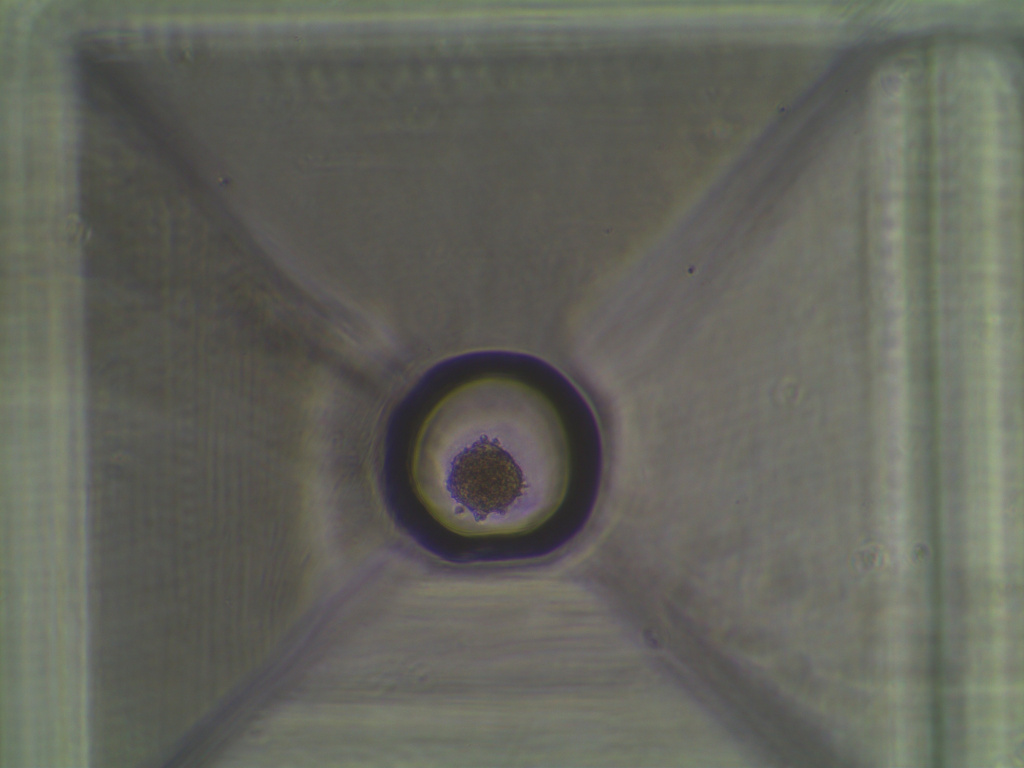
#> input picture sample/a_d1.jpg, 2048 x 1536 px (shown at 1/2 size)
$ python -i spherofilm.py   (imports and definitions only)   (older library calls are emulated)
#> lines starting #> are read from the running program, lines starting #| are printed output that depends on the picture; after the words box and inside, x2 and y2 are one past the last pixel; in counts of white or black regions, pixels touching at a corner belong together
# PACKAGE IMPORTATION
import numpy as np
import pandas as pd
import os
import re
import matplotlib.pyplot as plt
from scipy.ndimage import distance_transform_edt as dt
from scipy.ndimage import binary_fill_holes as bfh
from skimage import io
from skimage.measure import label,regionprops
from skimage.morphology import disk,binary_closing,remove_small_holes,remove_small_objects,watershed
from skimage.morphology._flood_fill import flood_fill
from skimage.segmentation import clear_border
from skimage.feature import peak_local_max
from skimage.color import rgb2gray
from skimage.filters import sobel,threshold_local
from tqdm import tqdm


# PROCESS PREPARATION
# Variables and functions definition
data = {}
circle_mask = np.pad(disk(165), ((20, 20),(20, 20)), 'constant', constant_values=0)

def normal_hist(array):
    '''Normalise the greyscale intensity of the image.'''
    normalized=(array - array.min())/(array.max()-array.min())
    return np.round(normalized*255).astype('int')


def region_max_area(labeled):
    '''Returns the region with the maximum area from the labeled image.'''
    regions=regionprops(labeled)
    regions_areas = [region.area for region in regions]
    region_index = regions_areas.index(max(regions_areas))
    region = regions[region_index]
    return (region_index,region)

def remove_border(array):
    distance = dt(array)
    local_maxi = peak_local_max(distance, indices=False, footprint=np.ones((3, 3)),labels=array)
    markers = label(local_maxi)
    labels = watershed(-distance, markers, mask=array)
    im_cleared = remove_small_objects(clear_border(labels,buffer_size=5,bgval=0)*circle_mask != 0,min_size=64)
    return im_cleared

def spheroid_select(array):
    im_cleared_labeled = label(array)
    region_index,region=region_max_area(im_cleared_labeled)
    im_final = binary_closing(im_cleared_labeled == region_index+1,selem=disk(4))
    return im_final

def im_proc(filename):
    '''Main function of the image processing.'''
#> called with filename = 'sample/a_d1.jpg'
    # Image reading and greyscale conversion
    im = 1 - rgb2gray(io.imread(filename))
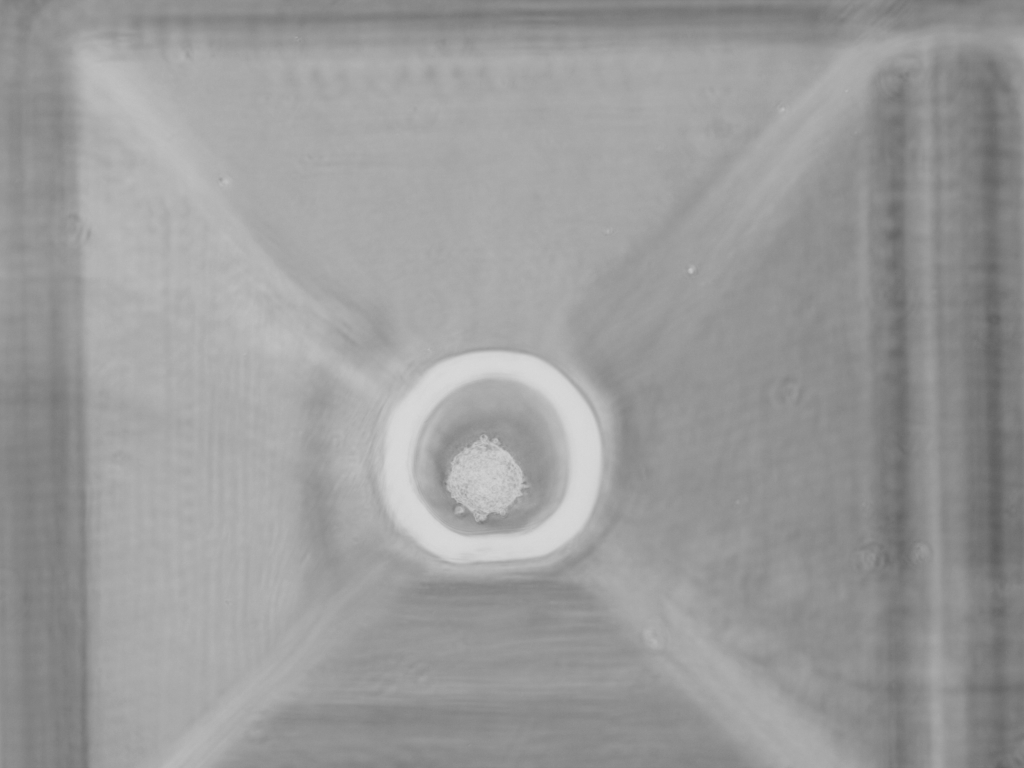
#> im: shape (1536, 2048) float64 (shown at 1/2 size); min 0.353, max 0.858, mean 0.609

    # Image greyscale normalisation
    im_n = normal_hist(im)[:,256:1792]
#> in normal_hist, `normalized=(array - array.min())/(array.max()-array.min())`:
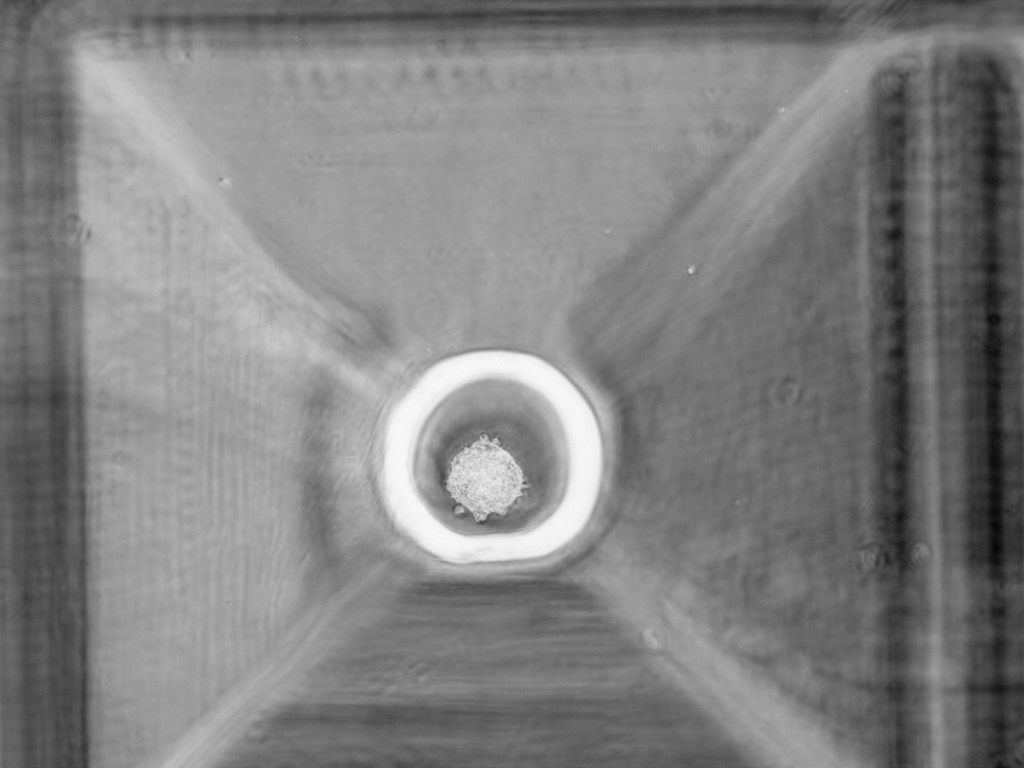
#> normalized: shape (1536, 2048) float64 (shown at 1/2 size); min 0, max 1, mean 0.507
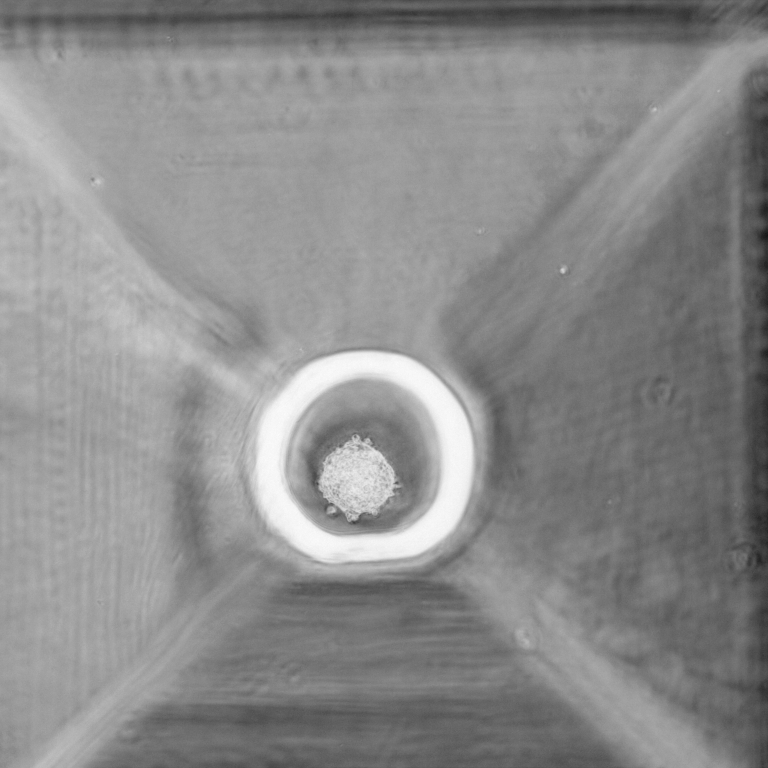
#> im_n: shape (1536, 1536) int64 (shown at 1/2 size); min 19, max 255, mean 139.3

    # Center detection
    im_filled = bfh(sobel(im_n >= 216))
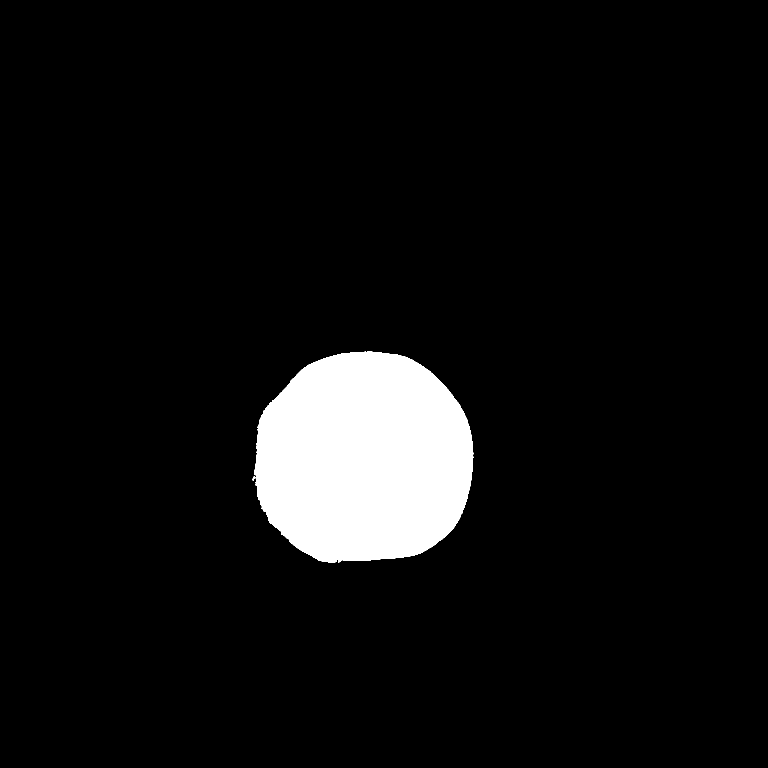
#> im_filled: shape (1536, 1536) bool (shown at 1/2 size); 6.3% white; 2 white regions
    im_labeled = label(im_filled)
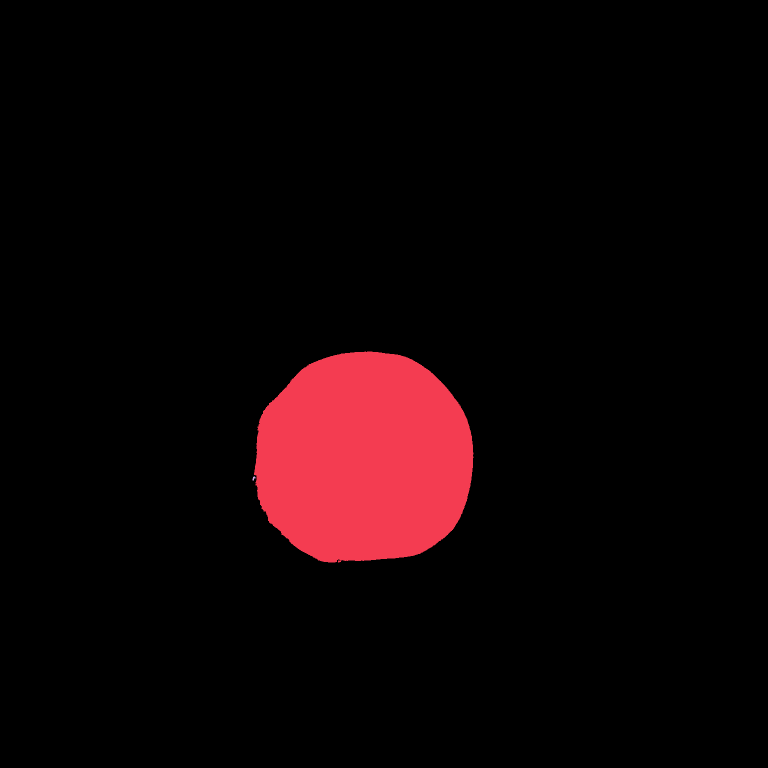
#> im_labeled: shape (1536, 1536) int32 (shown at 1/2 size); 3 distinct labels, from 0 to 2; one colour per label, 0 black
    center = region_max_area(im_labeled)[1].centroid
#> in region_max_area, `regions=regionprops(labeled)`: regions = 2 regions; box (x1, y1, x2, y2) and area: (508, 703, 947, 1125) 149453, (505, 953, 511, 961) 30
#> in region_max_area, `regions_areas = [region.area for region in regions]`: regions_areas = [149453, 30]
#> in region_max_area, `region_index = regions_areas.index(max(regions_areas))`: region_index = 0
#> center = (917.2, 727.7)
    r,c=np.round(center).astype('int')
#> r = 917; c = 728

    # Image cropping
    im_center = im_n[r - 185:r + 186, c - 185:c + 186]
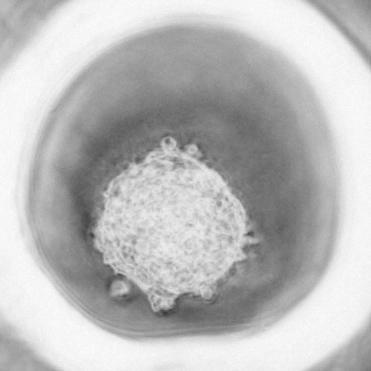
#> im_center: shape (371, 371) int64; min 57, max 254, mean 187.2

    # Gaussian thresholding
    im_gauss = im_center >= threshold_local(im_center, 21, method='gaussian', param=100,offset=0)
#> im_gauss: shape (371, 371) bool; 50.2% white; 86 black regions (69 under 20 px), largest, box (x1, y1, x2, y2) and area: (27, 25, 337, 340) 60466, (0, 0, 68, 65) 2189, (305, 0, 371, 69) 2086

    # Artifacts removal
    im_gauss=remove_small_objects(im_gauss, min_size=64)
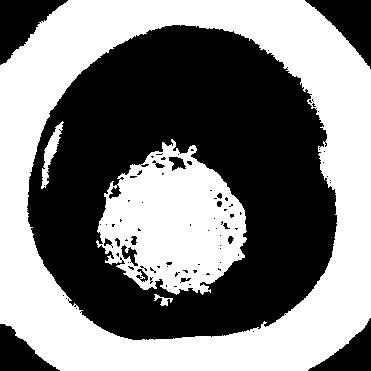
#> im_gauss: shape (371, 371) bool; 50% white; 4 white regions, box (x1, y1, x2, y2) and area: (0, 0, 371, 371) 53393, (96, 139, 247, 295) 14825, (41, 121, 64, 189) 486, (154, 294, 173, 306) 93
#> (the run stopped early here; a loop or call above may not have finished)

$ run again, on sample/a_d6.jpg
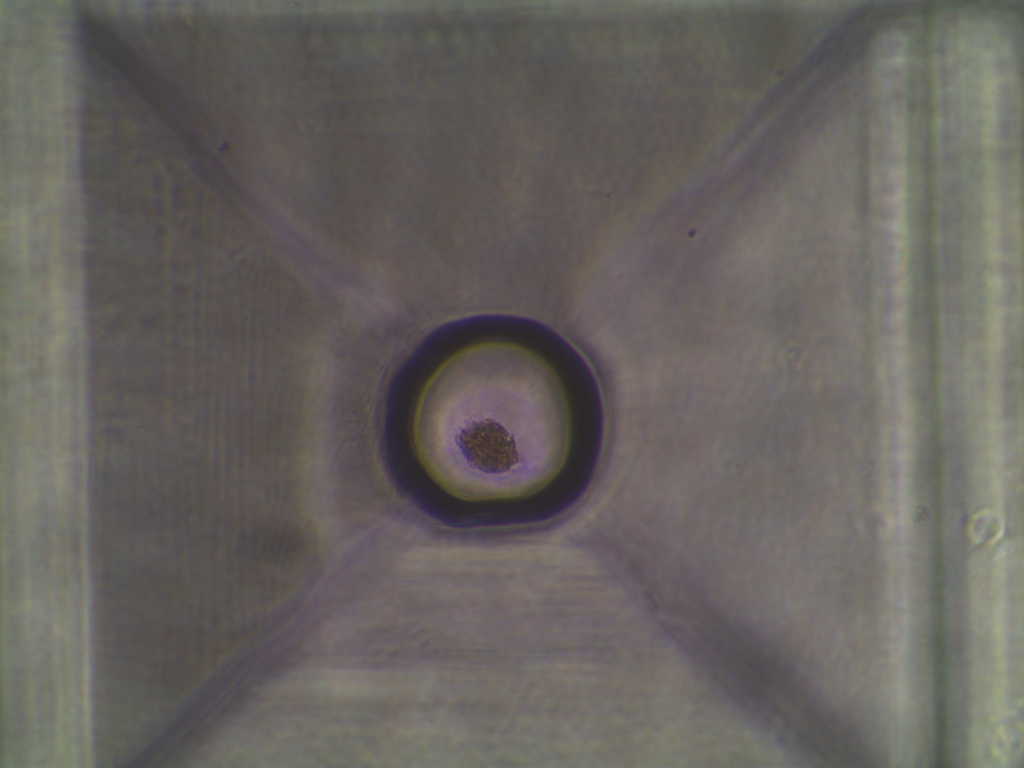
#> input picture sample/a_d6.jpg, 2048 x 1536 px (shown at 1/2 size)
#> im_filled: shape (1536, 1536) bool; 6.5% white; 4 white regions (2 under 20 px)
#> in im_proc, `im_labeled = label(im_filled)`:
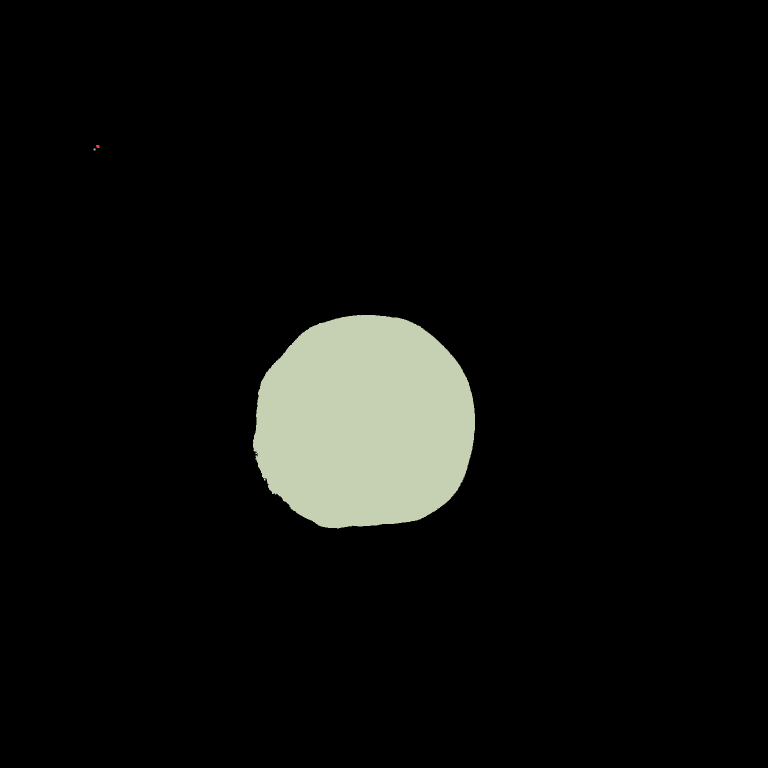
#> im_labeled: shape (1536, 1536) int32 (shown at 1/2 size); 5 distinct labels, from 0 to 4; one colour per label, 0 black
#> regions = 4 regions; box (x1, y1, x2, y2) and area: (506, 630, 950, 1057) 152413, (192, 290, 199, 296) 37, (187, 297, 191, 301) 15, (528, 958, 531, 961) 9
#> regions_areas = [37, 15, 152413, 9]
#> region_index = 2
#> center = (846.2, 729.2)
#> r = 846; c = 729
#> in im_proc, `im_gauss=remove_small_objects(im_gauss, min_size=64)`:
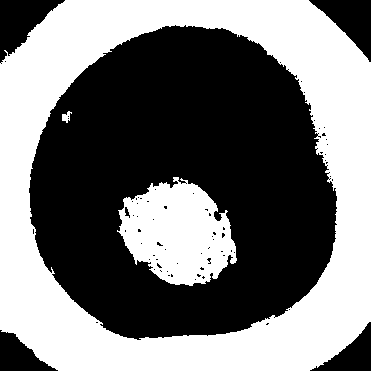
#> im_gauss: shape (371, 371) bool; 46.5% white; 3 white regions, box (x1, y1, x2, y2) and area: (0, 0, 371, 371) 55329, (117, 177, 237, 286) 8673, (62, 111, 72, 123) 67

$ run again, on sample/a_d7.jpg
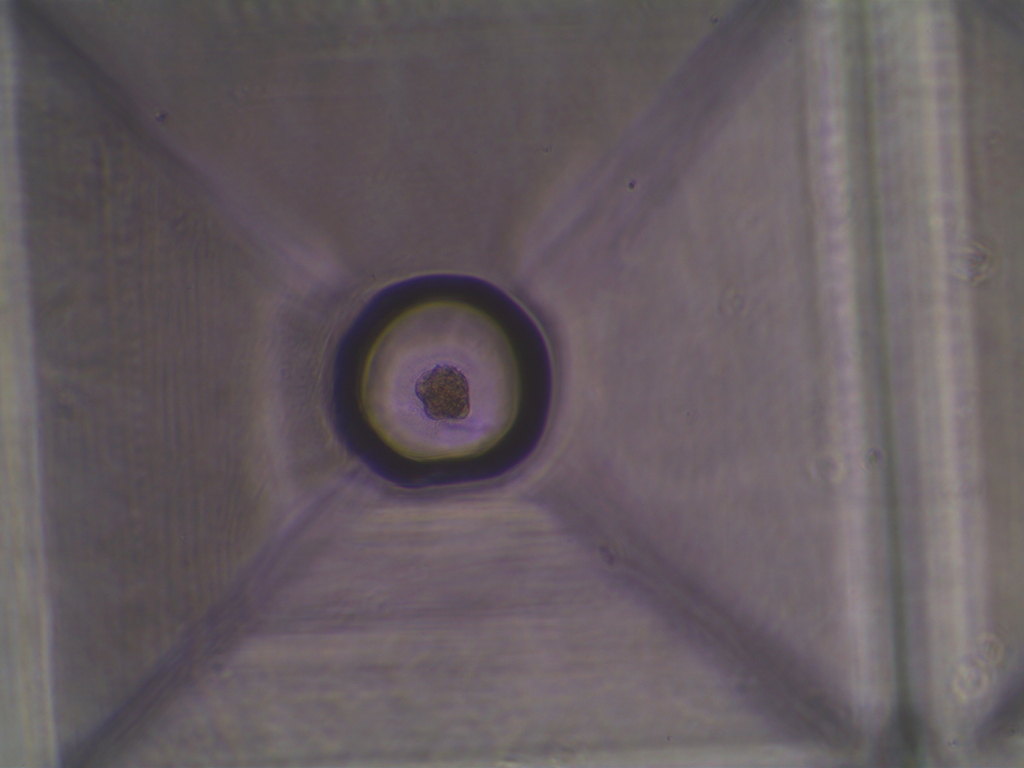
#> input picture sample/a_d7.jpg, 2048 x 1536 px (shown at 1/2 size)
#> in im_proc, `im_filled = bfh(sobel(im_n >= 216))`:
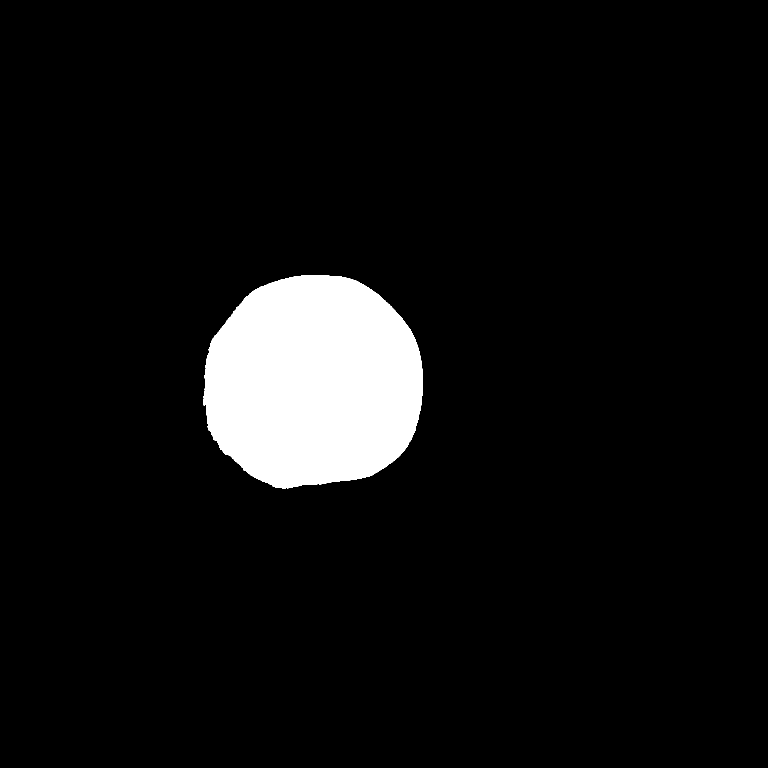
#> im_filled: shape (1536, 1536) bool (shown at 1/2 size); 6.4% white; 1 white region, box (x1, y1, x2, y2) and area: (406, 550, 846, 977) 150164
#> im_labeled: shape (1536, 1536) int32; values 0 (black) and 1 (white), 6.4% white; 1 white region
#> regions = 1 regions; box (x1, y1, x2, y2) and area: (406, 550, 846, 977) 150164
#> regions_areas = [150164]
#> region_index = 0
#> center = (764.9, 626.5)
#> r = 765; c = 627
#> in im_proc, `im_gauss=remove_small_objects(im_gauss, min_size=64)`:
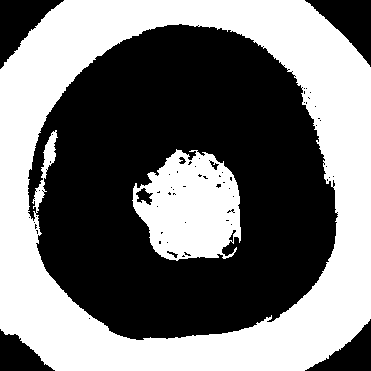
#> im_gauss: shape (371, 371) bool; 46.3% white; 2 white regions, box (x1, y1, x2, y2) and area: (0, 0, 371, 371) 55121, (132, 149, 241, 261) 8578

$ run again, on sample/a_d8.jpg
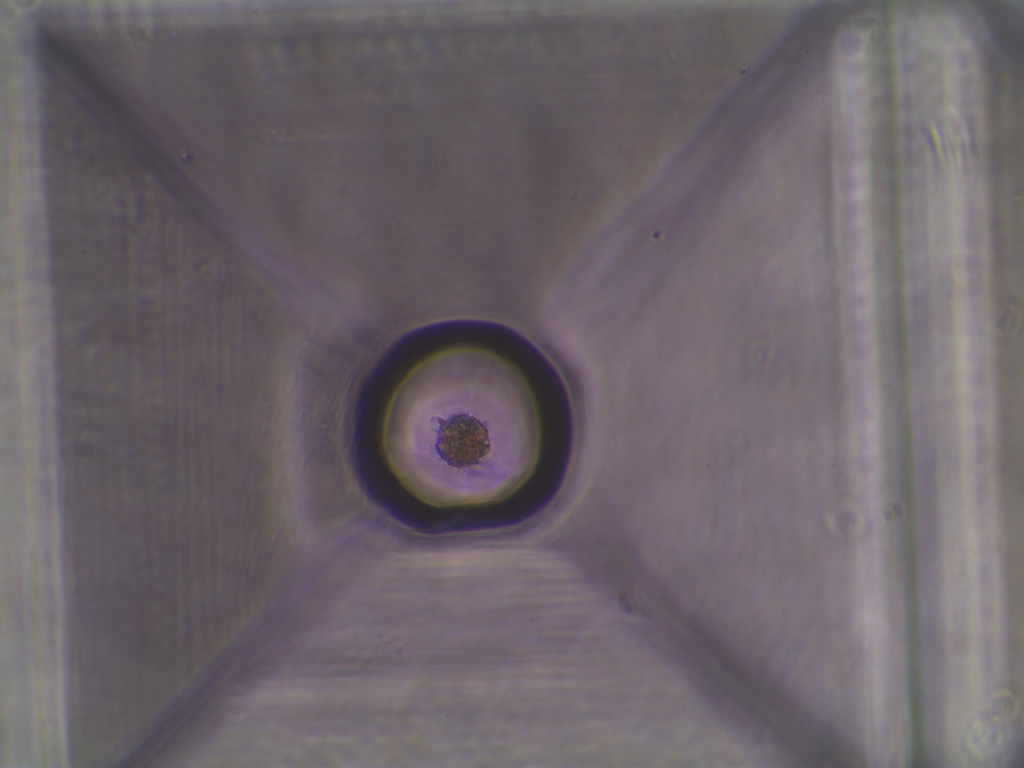
#> input picture sample/a_d8.jpg, 2048 x 1536 px (shown at 1/2 size)
#> im_filled: shape (1536, 1536) bool; 6.4% white; 1 white region, box (x1, y1, x2, y2) and area: (448, 641, 888, 1068) 150273
#> im_labeled: shape (1536, 1536) int32; values 0 (black) and 1 (white), 6.4% white; 1 white region
#> regions = 1 regions; box (x1, y1, x2, y2) and area: (448, 641, 888, 1068) 150273
#> regions_areas = [150273]
#> region_index = 0
#> center = (856.7, 668.4)
#> r = 857; c = 668
#> in im_proc, `im_gauss=remove_small_objects(im_gauss, min_size=64)`:
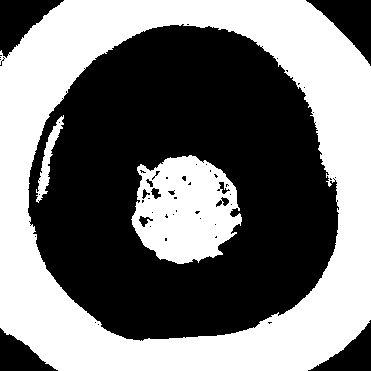
#> im_gauss: shape (371, 371) bool; 46.4% white; 3 white regions, box (x1, y1, x2, y2) and area: (0, 0, 371, 371) 54757, (131, 155, 242, 264) 8449, (36, 115, 64, 203) 666
